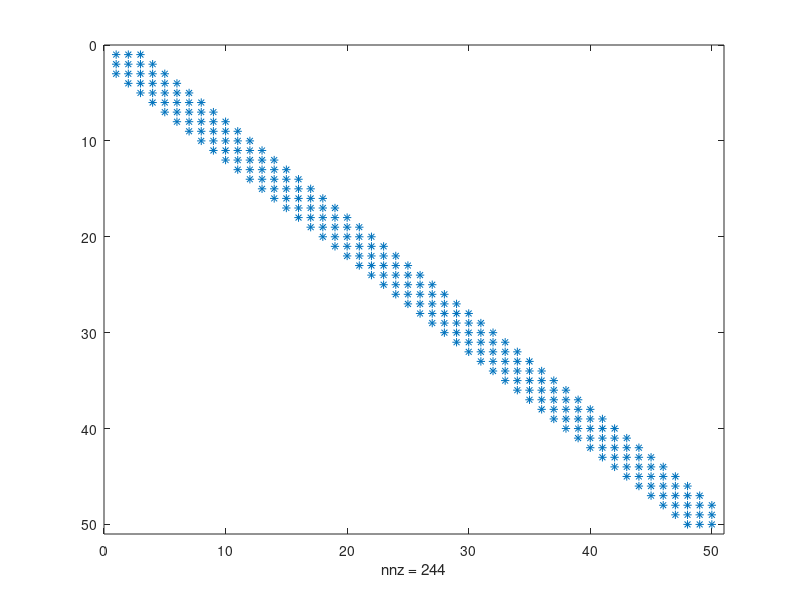

This figure's MATLAB source: (Note: this script raises an error after producing the figure.)
clc
clear all
close all

%% Esercizio 1
% a)
n=50;
A=diag(4*ones(50,1))
DS=diag(-1*ones(49,1),1);
DSS=diag(-1*ones(48,1),2);
DD=diag(-1*ones(49,1),-1);
DDD=diag(-1*ones(48,1),-2);
A=A+DS+DSS+DD+DDD
b=0.2*ones(50,1)
toll=1e-5
x0=zeros(50,1);
spy(A) % rappresentazione degli elementi diversi da 0 dentro A
% b)
% A SDP
if(min(eig(A))>0 & isequal(A,A'))
    disp('A sdp');
end
% Condizionamento
condAnalitico=max(eig(A))/min(eig(A)) % dato che è SDP
condComputer=cond(A)
% c)
P=eye(n)
tol=1e-5;
nmax=1e5;
%alpha_opt=2/(min(eig(A))+max(eig(A)));
%alpha=[0.2 0.33 alphaopt]
%for ii=1:3
%    [x,k(ii)]=richardson(A,b,P,x0,tol,nmax,alpha(ii))
%end
[x,k]=richardson(A,b,P,x0,tol,nmax,0.2)
%% d)
alpha_opt=2/(min(eig(A))+max(eig(A)))
rhovect=[];
kvect=[];
for alpha=[0.2 0.33 alpha_opt] % alpha=[0:0.1:0.5]
    [x,k]=richardson(A,b,P,x0,tol,nmax,alpha);
    kvect=[kvect k];
    rho=max(abs(eig(eye(n)-alpha*(P\A))));
    rhovect=[rhovect rho];
end
kvect
rhovect
% e) 
% Verifichiamo il rispetto della stima teorica
xex=A\b;
C=(cond(A)-1)/(cond(A)+1)
norm(xex-x)
C^k*norm(xex-x0)
norm(xex-x)<=C^k*norm(xex-x0)

%% Esercizio 2
% vedi fem
